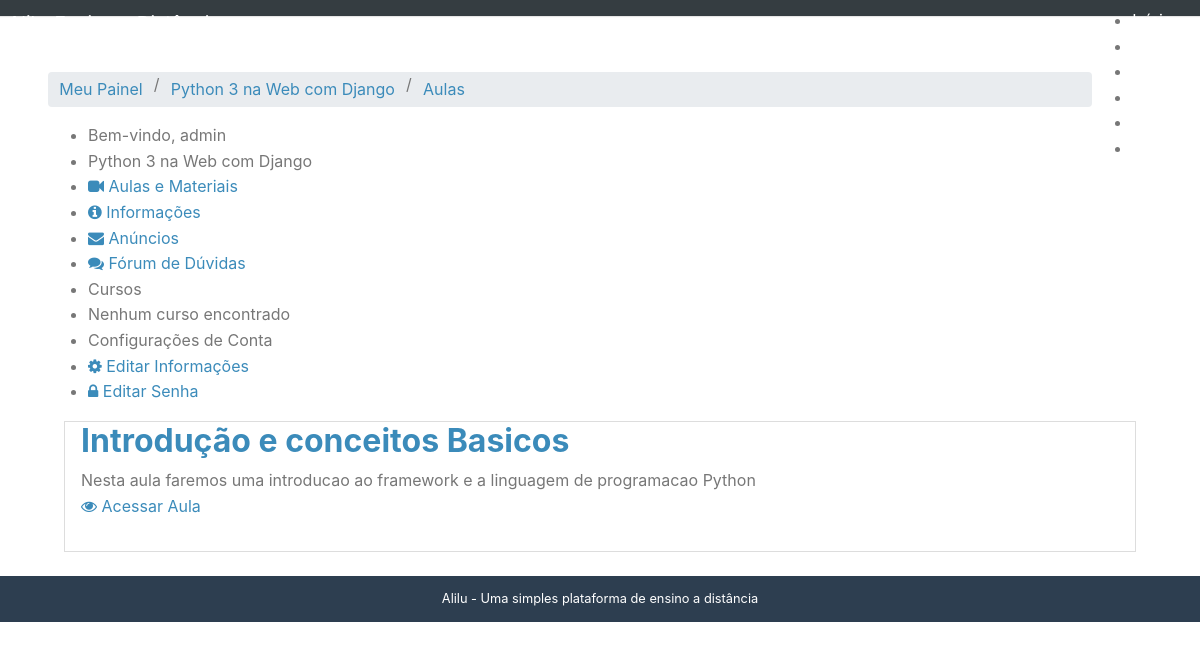
The app's page /cursos/python-3-na-web-com-django/aulas/ (signed in) with its own data.
### courses/models.py (models this page shows, shortened)
class Course(models.Model):
	name = models.CharField('Nome', max_length=255)
	slug = models.SlugField('Atalho')
	description = models.TextField('Descrição Simples', blank=True)
	about = models.TextField('Sobre o Curso', blank=True)
	start_date = models.DateField('Data de Início', null=True, blank=True)
	image = models.ImageField(upload_to='courses/images', verbose_name='Imagem', null=True, blank=True)
	create_at = models.DateTimeField('Criado em', auto_now_add=True)
	updated_at = models.DateTimeField('Atualizado em', auto_now=True)
	objects = CourseManager()
	def __str__(self):
		return self.name
	def release_lessons(self):
		today = timezone.now().date()
		return self.lessons.filter(release_date__gte=today)
	class Meta():
		verbose_name = 'Curso'
		verbose_name_plural = 'Cursos'
		ordering = ['name']

class Lesson(models.Model):
	name = models.CharField('Nome', max_length=100)
	description = models.TextField('Descrição', blank=True)
	number = models.IntegerField('Número (ordem)', blank=True, default=0)
	release_date = models.DateField('Data da Liberação', blank=True, null=True)
	course = models.ForeignKey(Course, on_delete=models.CASCADE, verbose_name='Curso', related_name='lessons')
	create_at = models.DateTimeField('Criado em', auto_now_add=True)
	updated_at = models.DateTimeField('Atualizado em', auto_now=True)
	def __str__(self):
		return self.name
	class Meta:
		verbose_name = 'Aula'
		verbose_name_plural = 'Aulas'
		ordering = ['number']

### courses/decorators.py (the view, shortened to what this page needs)
    def _wrapper(request, *args, **kwargs):
        slug = kwargs['slug']
        course = get_object_or_404(Course, slug=slug)
        has_permission = request.user.is_staff
        if not has_permission:
            messages.error(request, message)
            return redirect('/accounts')
        request.course = course
        return view_func(request, *args, **kwargs)

### courses/templatetags/courses_tags.py (called while the page is built)
@register.simple_tag
def load_my_courses(user):
	return Enrollment.objects.filter(user=user)

### courses/views.py (called while the page is built)
@login_required
@enrollment_required
def lessons(request, slug):
    course = request.course
    template = 'courses/lessons.html'
    lessons = course.release_lessons()
    if request.user.is_staff:
        lessons = course.lessons.all()
    context = {
        'course':course,
        'lessons':lessons
    }
    return render(request, template, context)

### courses/templates/courses/lessons.html
{% extends 'courses/course_dashboard.html' %}
{% block breadcrumb %}
    {{ block.super }}
    <li>/</li>
    <li><a href="/cursos/{{course.slug }}/aulas/">Aulas</a></li>
{% endblock %}
{% block dashboard_content %}
{% for lesson in lessons %}
    <div class="well">
        <h2><a href="/cursos/{{course.slug }}/aulas/{{ lesson.pk }}/">{{ lesson }}</a></h2>
        <p>
            {{ lesson.description|truncatewords:'20' }}
            <br />
            <a href="/cursos/{{course.slug }}/aulas/{{ lesson.pk }}/" title="">
                <i class="fa fa-eye"></i>
                Acessar Aula
            </a>
        </p>
    </div>
{% empty %}
<div class="well">
    <h2>
        Nenhuma aula disponível.
    </h2>
</div>
{% endfor %}
{% endblock %}

### courses/templates/courses/course_dashboard.html
{% extends "accounts/dashboard.html" %}
{% block breadcrumb %}
    {{ block.super }}
    <li>/</li>
    <li><a href="/cursos/{{ announcements.course.slug }}/anuncios/">{{ course }}</a></li>
{% endblock %}
{% block menu_options %}
<li class="pure-menu-heading">
    {{ course }}
</li>
<li>
    <a href="/cursos/{{course.slug }}/aulas/">
        <i class="fa fa-video-camera"></i>
        Aulas e Materiais
    </a>
</li>
<li>
    <a href="#">
        <i class="fa fa-info-circle"></i>
        Informações
    </a>
</li>
<li>
    <a href="/cursos/{{ announcements.course.slug }}/anuncios/">
        <i class="fa fa-envelope"></i>
        Anúncios
    </a>
</li>
<li>
    <a href="#">
        <i class="fa fa-comments"></i>
        Fórum de Dúvidas
    </a>
</li>
{{ block.super }}
{% endblock %}

### accounts/templates/accounts/dashboard.html (shortened to what this page needs)
{% extends "base.html" %}
{% load courses_tags %}
{% block content %}
{% load_my_courses user as enrollments %}
<div class="pure-g-r content-ribbon">
    <div class="pure-u-1">
        <ul class="breadcrumb">
            {% block breadcrumb %}
            <li><a href="/accounts">Meu Painel</a></li>
            {% endblock %}
        </ul>
    </div>
    <div class="pure-u-1-3">
        <div class="pure-menu pure-menu-open">
            <ul>
                <li class="pure-menu-heading">
                    Bem-vindo, {{ user }}
                </li>
                {% block menu_options %}
                <li class="pure-menu-heading">Cursos</li>
                {% for enrollment in enrollments %}
                <li>
                    <a href="/cursos/{{ enrollment.course.slug }}/anuncios/">
                    <i class="fa fa-book"></i>
                    {{ enrollment.course }}
                    </a>
                </li>
                {% empty %}
                <li>Nenhum curso encontrado</li>
                {% endfor %}
                <li class="pure-menu-heading">Configurações de Conta</li>
                <li>
                    <a href="/accounts/edit">
                    <i class="fa fa-cog"></i>
                    Editar Informações
                    </a>
                </li>
                <li>
                    <a href="/accounts/edit_password">
                    <i class="fa fa-lock"></i>
                    Editar Senha
                    </a>
                </li>
                {% endblock %}
            </ul>
        </div>
    </div>
    <div class="pure-u-2-3">
        <div class="inner">
            {% block dashboard_content %}{% endblock %}
        </div>
    </div>
</div>
{% endblock %}

### core/static/core/css/styles.css (style rules this page uses)
* { -webkit-box-sizing: border-box; -moz-box-sizing: border-box; box-sizing: border-box; }
body { margin: 0 auto; line-height: 1.7em; }
a { color: #3b8bba; }
.content .content-ribbon { margin: 1.5em 3em; }
.inner { padding: 0em 1em; }
.inner p { margin-top: 0; }
ul.breadcrumb { padding: 0; }
ul.breadcrumb li { display: inline-block; }
ul.breadcrumb li a { display: inline-block; padding: 0.3em 0.7em; }
body { min-width: 320px; color: #777; line-height: 1.6; }
h1, h2, h3, h4, h5, h6 { font-weight: bold; color: rgb(75, 75, 75); }
a { color: #3b8bba; text-decoration: none; }
.well { border: 1px solid #ddd; padding: 0em 1em 1em 1em; margin-bottom: 1.5em; }

### records on screen
Course: name "Python 3 na Web com Django"
Lesson: name "Introdução e conceitos Basicos", description "Nesta aula faremos uma introducao ao framework e a linguagem de programacao Python"

### other values on screen
{{ user }} "admin"
